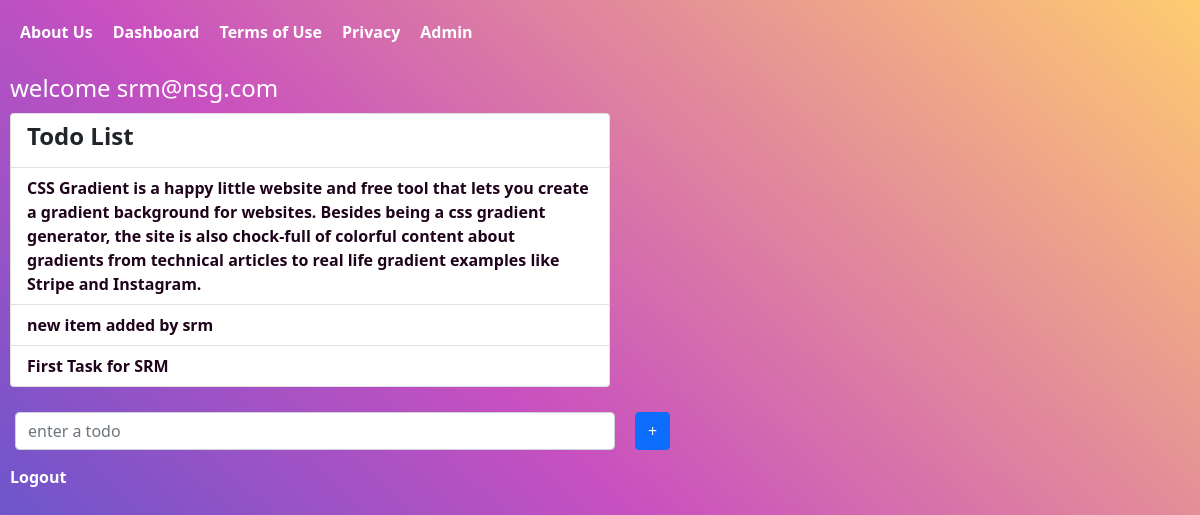
/dashboard (signed in), run on the app's committed database.
### tables this page shows
CREATE TABLE todoList(
        pk INTEGER PRIMARY KEY AUTOINCREMENT,
        username VARCHAR(128),
        item VARCHAR(256),
        item_date VARCHAR(16),
        item_status VARCHAR(16)
        );

### app.py (the view)
@app.route("/dashboard", methods=['GET','POST'] )
def dashboard():
    if 'username' in session:
        g.username = session['username']
        msg = "welcome {user}".format(user=g.username)
        items = model.getItems(g.username)
        print(items)
        return render_template('dashboard.html', items = items, message  = str(msg))
    msg = "Login/Signup"
    return render_template('index.html', message  = msg)

### app.py (called while the page is built)
@app.before_request
def before_request():
    g.username = None
    if 'username' in session:
        g.username = session['username']

### model.py (called while the page is built)
def getConnectionAndCursor(db_name='appdata.db'):
    try:
        connection = sqlite3.connect( db_name, check_same_thread = False )
        cursor = connection.cursor()
    except:
        connection = None
        cursor = None
    return connection, cursor

def closeDbConnection(connection, cursor):
    connection.commit()
    cursor.close()
    connection.close()

def getItems(user):
    items_dict_list = []
    connection, cursor = getConnectionAndCursor()
    if( None  in (connection, cursor) ):
        print("Problem in connecting to database")
        return items_dict_list
    cursor.execute(
            SQL_QUERY_ITEMS.format(field="*",tablename=TABLE_ITEMS, username = user)
            )
    result = cursor.fetchall()
    if(result):
        items_dict_list = [ {"item":i,"item_date":j,"status":k} for _,_,i,j,k in result ]
    closeDbConnection(connection, cursor)
    return items_dict_list

### templates/dashboard.html
{% extends  "structure.html" %}
{% block main %}
    <h4 style="margin:10px;color:white"> {{ message }} </h4>
    <div class="form-additem" style="margin:auto">
        <div style="width: 50%;margin:10px">
            <ul class="list-group">
            <li class="list-group-item"><h4><b>Todo List</b></h4></li>
            {% for each_item in items %}
                <li class="list-group-item"><a href="#">{{ each_item['item'] }}</a></li>
            {% endfor %}
            </ul>
        </div>
        <form action="/add_item" method="post">
            <div class="form-floating" style="display:flex">
                <div class="form-additem">
                    <input type="text" name="new_item" class="form-control" id="add-item" placeholder="enter a todo">
                </div>
                <div style="margin:15px">
                    <button class="btn  btn-primary" type="submit">+</button>
                </div>
            </div>
        </form>
    </div>
 <a style="margin:10px;text-decoration:none;color:white;font-weight:bold" href="/logout">Logout</a>
{% endblock main %}

### templates/structure.html (shortened to what this page needs)
<!DOCTYPE HTML>
<html lang='en'>
    <head>
        <link rel="stylesheet" href="static/css/jquery.css" >
        <link rel="stylesheet" href="static/css/jqueryui.css" >
        <link rel="stylesheet" href="static/css/bootstrap.css" >
        <link rel="stylesheet" href="static/css/style.css" >
    </head>
    <body>
        <div class="menu-bar">
            <div class="menu-item">
                <a href="/about">About Us</a>
            </div>
            <div class="menu-item">
                <a href="/dashboard">Dashboard</a>
            </div>
            <div class="menu-item">
                <a href="/terms">Terms of Use</a>
            </div>
            <div class="menu-item">
                <a href="/privacy">Privacy</a>
            </div>
            <div class="menu-item">
                <a href="/admin">Admin</a>
            </div>
        </div>
        <div>
            {% block main %}{% endblock main %}
        </div>
    </body>
</html>

### static/css/style.css (style rules this page uses)
html { min-height: 100%; }
body { background-color: #4158D0; background-image: linear-gradient(43deg, #4158D0 0%, #C850C0 46%, #FFCC70 100%); }
input { border:1px solid grey; background-color:rgb(243, 223, 228); border-radius:5%; margin:5px; }
.menu-bar { display:flex; width:100%; padding:20px; }
.menu-item { margin-right:20px; font-weight:bold; font-size:1.0em; }
.menu-item>a { text-decoration: none; color:white; }
.list-group-item>a { text-decoration: none; font-weight:bold; color:rgb(31, 3, 26); }
.form-additem { min-width: 50%; margin: 10px; }

### data on the page
todoList: item "CSS Gradient is a happy little website and free tool that lets you create a gradient background for websites. Besides being a css gradient generator, the site is also chock-full of colorful content about gradients from technical articles to real life gradient examples like Stripe and Instagram."
todoList: item "new item added by srm"
todoList: item "First Task for SRM"

### other printed values
{{ message }} "welcome srm@nsg.com"
